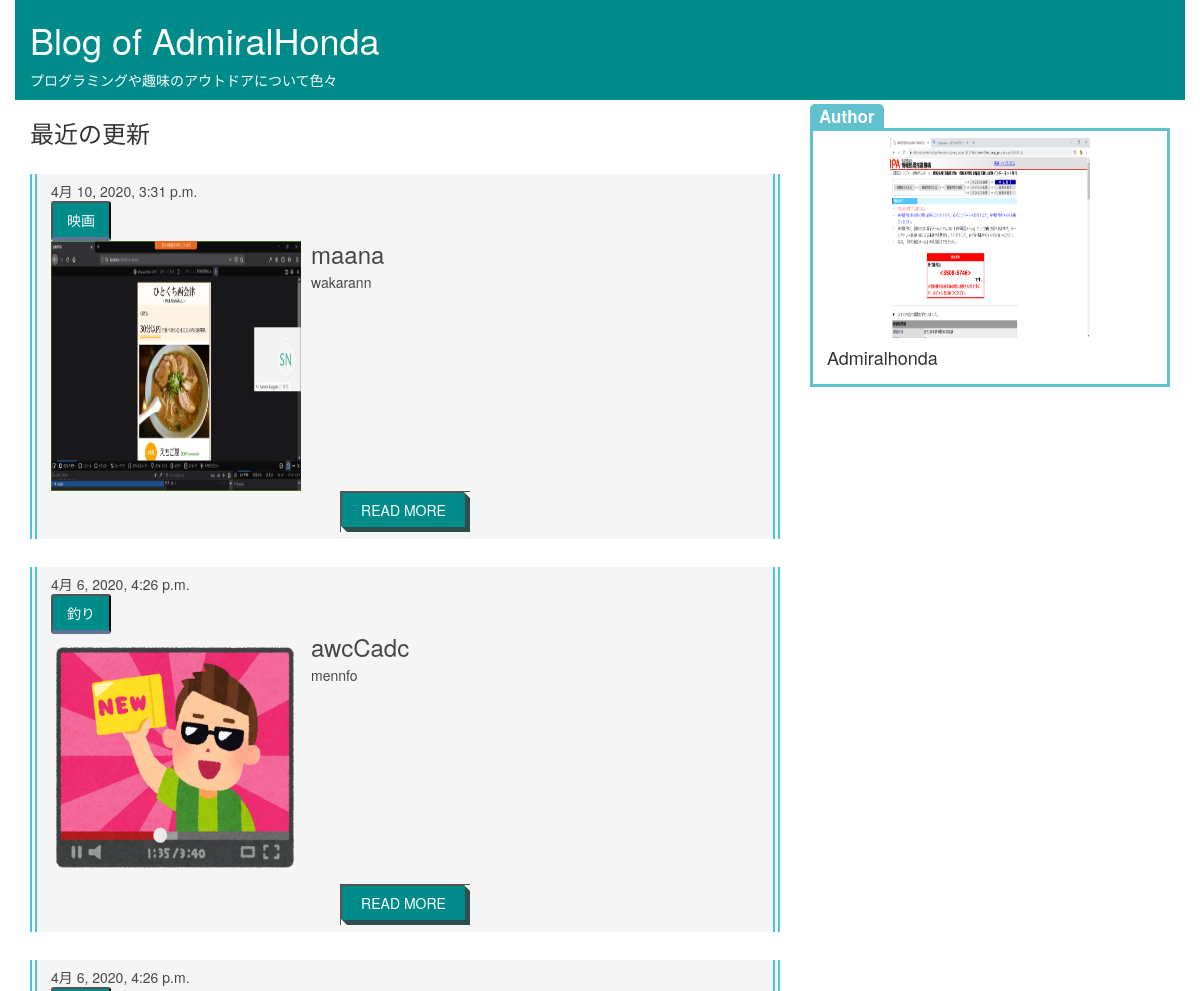
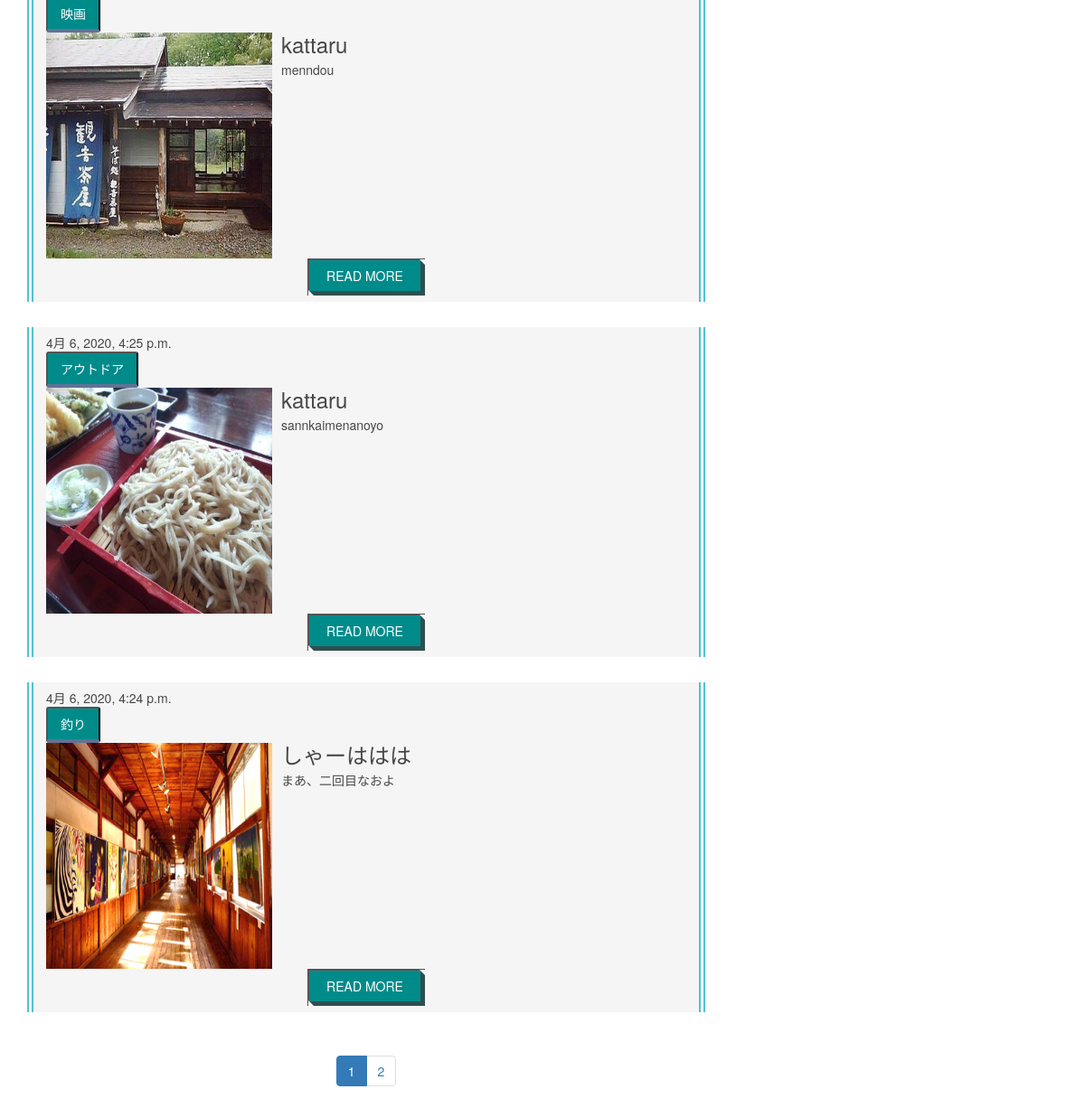
The page / on the database its author committed (2 pictures, top to bottom).
### MyBlog/models.py (models this page shows, shortened)
class Article(models.Model):
    slug=models.SlugField(max_length=16,unique=True)
    category=models.ForeignKey(Category,on_delete=models.CASCADE)
    tags=models.ManyToManyField(Tag)
    title=models.CharField(max_length=64)
    meta_description=models.CharField(max_length=64)
    ogp_title=models.CharField(max_length=32)
    ogp_img=models.ImageField(upload_to='ogp_img')
    pub_date=models.DateTimeField('作成日時',auto_now_add=True)
    up_date=models.DateTimeField('更新日時',auto_now=True)
    contents=MarkdownxField('Contents',help_text='box9 is note box<div>')
    class Meta:
        ordering=['-pub_date']

class Category(models.Model):
    name=models.CharField(max_length=16)
    slug=models.SlugField(max_length=8,unique=True)

class Author(models.Model):
    profimg=models.ImageField(upload_to='author/')
    name=models.CharField(max_length=16)
    contents=MarkdownxField('Contents',help_text='To Put your profile')
    def exchange_markdown(self):
        return markdownify(self.contents)

### MyBlog/views.py (the view)
# urls.py: path('',views.index,name='index'),
def index(request):
    try:
        article=Article.objects.all().values_list('slug','ogp_title','meta_description','ogp_img','pub_date','category')
        article_List=[]
        for art in article:
            tmp=Category.objects.get(id=art[5])
            tmp_tuple=(tmp.slug,tmp.name)
            article_List.append(art+tmp_tuple)
        author=Author.objects.all()
        pagenate=Paginator(article_List,5)
        if request.GET:
            p=request.GET.get('page')
            p=int(p)
        else:
            p=1
        putart=pagenate.get_page(p)
        page_num=pagenate.page_range
        contents={
            'author':author,
            'article':putart,
            'page_num':page_num,
            'current_page':p,
        }
        return render(request,'index.html',contents)
    except (KeyError,Article.DoesNotExist):
        return Http404("お探しのコンテンツが見つかりませんでした。\n")
    else:
        return HttpResponse("障害が発生中です。\nお時間を置いてのアクセスをお願い致します。")

### MyBlog/templates/index.html (shortened to what this page needs)
<!DOCTYPE html>
<html lang="ja">
    <head>
        {% load static %}
        <link rel="stylesheet" type="text/css" href="{%static 'index.css' %}">
        <link rel="stylesheet" href="https://maxcdn.bootstrapcdn.com/bootstrap/3.3.7/css/bootstrap.min.css">
    </head>
    <body>
        <div class="container">
            <div class="row">
                <div  class="col-xs-12" style="background-color: darkcyan;color:white;">
                    <h1>Blog of AdmiralHonda</h1>
                    <p>プログラミングや趣味のアウトドアについて色々</p>
                </div>
            </div>
            <div class="row">
                <div class="col-xs-8">
                    <h3>最近の更新</h3>
                    {% if article %}
                    {% for topic in article %}
                    <div class="box7">
                        <p>{{topic.4}}</p>
                        <button class="btn-square-shadow" onclick="location.href='{% url 'MyBlog:search' topic.6 1 %}'">{{topic.7}}</button>
                        <div class="media-left">
                            <img src="{{MEDIA_URL}}{{topic.3}}" class="media-object" style="width: 250px;height:250px">
                        </div>
                        <div class="media-body">
                            <h3 class="media-heading">{{topic.1}}</h3>
                            <p>{{topic.2}}</p>
                        </div>
                        <center>
                            <button class="btn-square-slant" onclick="location.href='{% url 'MyBlog:blog' topic.6 topic.0 %}'">READ MORE</button>
                        </center>
                    </div>
                    {% endfor %}
                    <center>
                    <ul class="pagination">
                            {%for page in page_num%}
                            {%if page == current_page %}
                            <li class="active"><a href="?page={{page}}">{{page}}</a></li>
                            {%else%}
                            <li><a href="?page={{page}}">{{page}}</a></li>
                            {%endif%}
                            {%endfor%}
                      </ul>
                      </center>
                    {% else %}
                    <p>ただいま障害が発生中です。少々お待ちください</p>
                    {% endif %}
                </div>
                <div class="col-xs-4">
                    <div class="box27">
                        <span class="box-title">Author</span>
                        {%if author%}
                        <center>
                            <img src="{{author.0.profimg.url}}" style="width: 200px;height:200px">
                            </center>
                            <h4>{{author.0.name}}</h4>
                        {%else%}
                        <p>まだないみたい</p>
                        {%endif%}
                    </div>
                </div>
            </div>
        </div>
    </body>
</html>

### MyBlog/static/index.css (style rules this page uses)
.box7 { padding: 0.5em 1em; margin: 2em 0; color: #474747; background: whitesmoke; border-left: double 7px #4ec4d3; border-right: double 7px #4ec4d3; }
.box7 p { margin: 0; padding: 0; }
.btn-square-shadow { display: inline-block; padding: 0.5em 1em; text-decoration: none; background: darkcyan; color: #FFF; border-bottom: solid 4px #627295; border-radius: 3px; }
.btn-square-slant { display: inline-block; position: relative; padding: 0.5em 1.4em; text-decoration: none; background: darkcyan; color: #FFF; border-bottom: solid 5px darkslategray; border-right: solid 5px darkslategray; }
.btn-square-slant:before { content: " "; position: absolute; bottom: -5px; left: -1px; width: 0; height: 0; border-width: 0 6px 6px 0px; border-style: solid; border-color: transparent; border-bottom-color: #FFF; }
.btn-square-slant:after { content: " "; position: absolute; top: -1px; right: -5px; width: 0; height: 0; border-width: 0px 6px 6px 0px; border-style: solid; border-color: #FFF; border-bottom-color: transparent; }
.box27 { position: relative; margin: 2em 0; padding: 0.5em 1em; border: solid 3px #62c1ce; }
.box27 .box-title { position: absolute; display: inline-block; top: -27px; left: -3px; padding: 0 9px; height: 25px; line-height: 25px; font-size: 17px; background: #62c1ce; color: #ffffff; font-weight: bold; border-radius: 5px 5px 0 0; }

### rows shown on the page
Article: topic "4月 10, 2020, 3:31 p.m.", name "映画", shows a picture, ogp_title "maana", topic "wakarann"
Article: topic "4月 6, 2020, 4:26 p.m.", name "釣り", shows a picture, ogp_title "awcCadc", meta_description "mennfo"
Article: topic "4月 6, 2020, 4:26 p.m.", name "映画", shows a picture, ogp_title "kattaru", meta_description "menndou"
Article: topic "4月 6, 2020, 4:25 p.m.", name "アウトドア", shows a picture, ogp_title "kattaru", meta_description "sannkaimenanoyo"
Article: topic "4月 6, 2020, 4:24 p.m.", name "釣り", shows a picture, ogp_title "しゃーははは", meta_description "まあ、二回目なおよ"
Author: profimg (picture), name "Admiralhonda"

### other values the page prints
{{ page }} "1"
{{ page }} "2"
